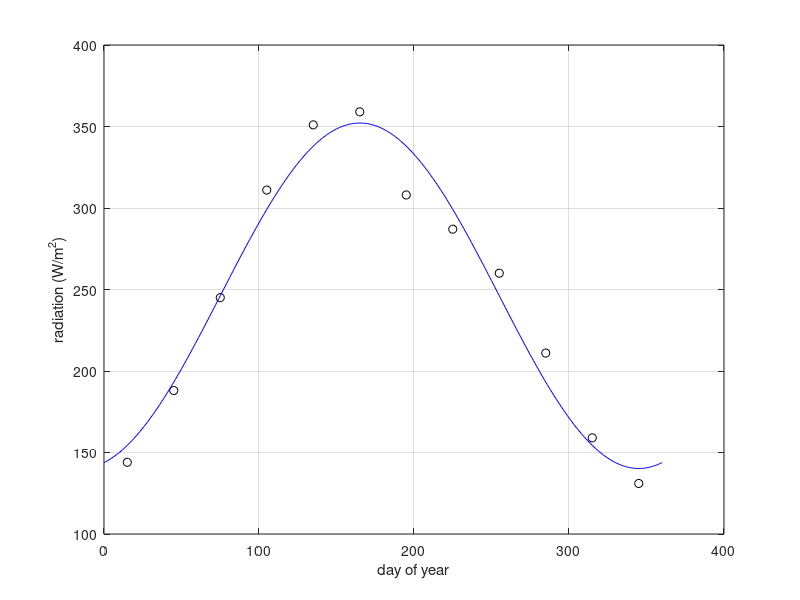

Recreate this plot in MATLAB.
% TOPIC: fourier
% TITLE: Monthly solar radiation: fit a sinusoid (period one year) and predict mid-August
% SOURCE: Chapra Prob. 16.2
% KEYWORDS: sinusoid fit, solar radiation, monthly data, period, least squares, predict, 30 days per month
% PROBLEM:
% Solar radiation for Tucson (W/m^2): J 144, F 188, M 245, A 311, M 351, J 359, J 308, A 287, S 260,
% O 211, N 159, D 131. Assuming each month is 30 days long, fit a sinusoid to these data. Use the
% resulting equation to predict the radiation in mid-August.
% CHECK: abs(Raug - 299.170) < 1e-2
% CODE:
R = [144 188 245 311 351 359 308 287 260 211 159 131];
t = 15:30:345;                           % mid-month day, 30-day months
T = 360; w0 = 2*pi/T;
Z = [ones(12,1) cos(w0*t') sin(w0*t')];
a = Z\R';
Raug = a(1) + a(2)*cos(w0*225) + a(3)*sin(w0*225);   % mid-August = day 225
fprintf('R = %.3f %+.3f cos(w0 t) %+.3f sin(w0 t), w0 = 2pi/360\n', a);
fprintf('Mean %.2f, amplitude %.2f W/m^2; mid-August prediction = %.2f W/m^2\n', a(1), hypot(a(2), a(3)), Raug);
tt = 0:360;
figure; plot(t, R, 'ko', tt, a(1) + a(2)*cos(w0*tt) + a(3)*sin(w0*tt), 'b-'); grid on;
xlabel('day of year'); ylabel('radiation (W/m^2)');
